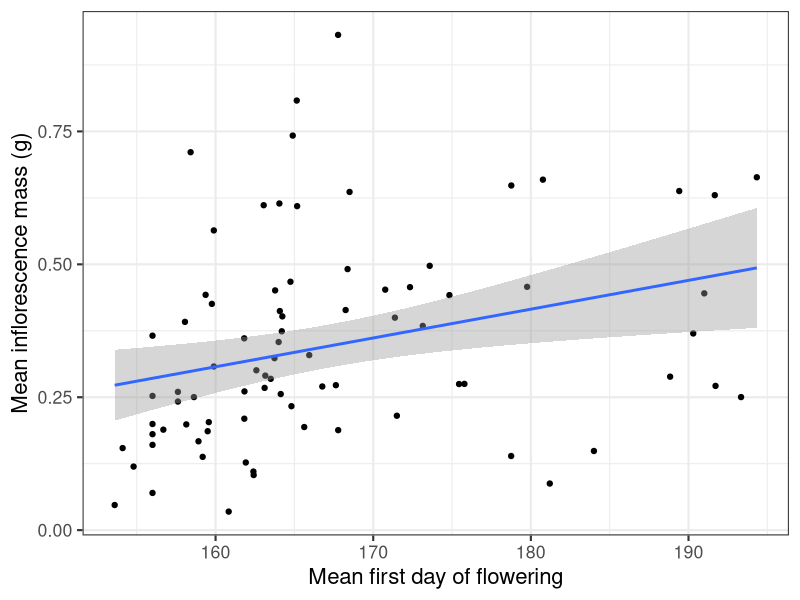
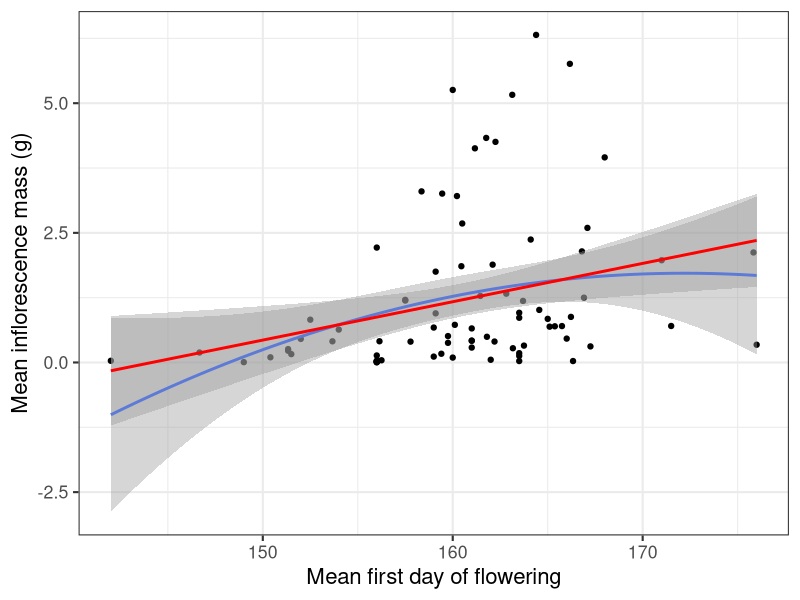
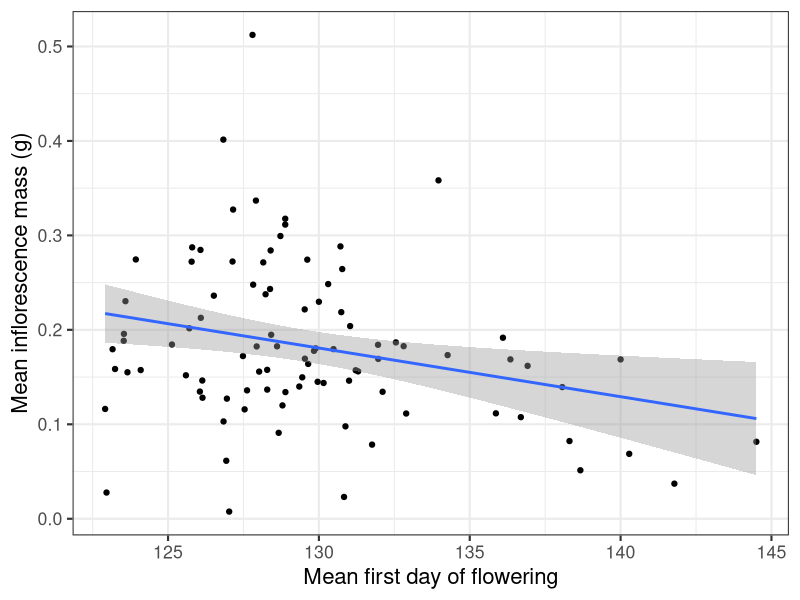

Source code (R) for these figures, in order:
# Load libraries
library(tidyverse); library(lubridate)

# Read in harvest data 
harvest <- read_csv("gardens/rawdata/CG_harvest2023.csv")

# Set all columns to be lowercase
names(harvest) <- tolower(names(harvest))

## Format SS harvest data ####
# Subset to just Sheep Station
harvest %>%
  filter(site == "SheepStation") %>% 
  mutate(site = "SS") -> harvest_ss

# Check x and y coordinates
table(harvest_ss$x)
table(harvest_ss$y)
# Makes sense

# Check block and plot ID
table(harvest_ss$plot) # Currently in cumulative plots
# Need to change these to be block and plot
names(harvest_ss)[which(names(harvest_ss)=="plot")] <- "cum_plot"
# Remove current block column
harvest_ss %>% select(-block) -> harvest_ss
tmp <- data.frame(block=sort(rep(1:10,4)),
                  plot=rep(1:4,10),
                  cum_plot=1:40)
harvest_ss <- merge(harvest_ss, tmp)
harvest_ss %>% select(-cum_plot) -> harvest_ss

# Format dates
harvest_ss %>% 
  mutate(date = ifelse(date == "ND", NA, date),
         date = mdy(date)) -> harvest_ss

# Create action list for notes
# compile notes
tmp <- harvest_ss$notes
tmp[tmp==""] <- NA
tmp <- tmp[!is.na(tmp)]
tmp <- unique(tmp,MARGIN=2)
tmp <- data.frame(notes=tmp,action=NA)
#write.csv(tmp,file=paste0(here("gardens/deriveddata/"),"SS","2023","_harvest_notes.csv"),row.names=F)
# Edited by MLV on 24 April 2024
rm(tmp)

# Bring notes back in and include standardized notes only
notes_ss <- read_csv("gardens/deriveddata/SS2023_harvest_notes.csv")
notes_ss %>% 
  filter(action == action) %>% 
  merge(harvest_ss, all = T) %>% 
  # Select only the columns that we want
  select(site, date, block, plot, density, albedo, x, y, genotype, growout,
         live, v, harvest, tillers, biomass_whole, inflor_mass, note_standard) %>% 
  # Arrange by position
  arrange(block, plot, density, albedo, x, y) %>% 
  # Recode v stage (choose the most advanced stage if multiple v stages
  # recorded)
  mutate(v = case_when(v == "FP_FG" ~ "FP",
                       v == "FG_FP" ~ "FP",
                       v == "FP_FG_BS" ~ "FP",
                       v == "FG_FP_BS" ~ "FP",
                       v == "FG_FB_FP" ~ "FB",
                       v == "BS_FG" ~ "FG",
                       v == "FP_BS" ~ "FP",
                       v == "BS_FG_FP" ~ "FP",
                       v == "FB_FP" ~ "FB",
                       v == "FG_BS" ~ "FG",
                       v == "FB_BS" ~ "FB",
                       v == "FP_FB" ~ "FB",
                       v == "FG_FB" ~ "FB",
                       v == "FG/FP" ~ "FP",
                       v == "FP/FG" ~ "FP",
                       v == "FG_FP_FB" ~ "FB",
                       v == "FB_FG" ~ "FB",
                       v == "FG_FG" ~ "FG",
                       T ~ v)) -> harvest_ss

table(harvest_ss$v)
table(harvest_ss$live)
# There are some observations where the plant is recorded as dead and a v stage
# is recorded (most of these are early v stages)
harvest_ss %>% 
  filter(complete.cases(v) & live == "N") %>% 
  pull(v) %>% table()
# This might show up when we try and match harvest and phenology data

## Matching harvest and phenology data for SS ####

# Read in plant IDs
plantID_ss <- read_csv("gardens/deriveddata/SS2023_plantID.csv")
# Read in phenology data
phen_ss <- read_csv("gardens/deriveddata/SS2023_growthphenology_by_plantID.csv")
# Read in phenology standardized notes
notes_phen_ss <- read_csv("gardens/deriveddata/SS2023_notes.csv")

# Merge together plantIDs and phenology
merge(phen_ss, plantID_ss) %>% 
  # Merge together with notes
  merge(notes_phen_ss, all = T) %>% 
  # Select only columns that we need
  select(plantID, site, year, block, plot, x, y, genotype, growout, jday, live, v, herbivory, frost_heave, note_standard) %>% 
  # Rearrange by location
  arrange(block, plot, x, y) -> ss_clean_phenology

# Get last phenology check for each plant
ss_clean_phenology %>% 
  group_by(block, plot, x, y) %>% 
  slice_max(jday) -> ss_last_phen

# Merge phenology data with harvest data
harvest_ss %>% 
  select(harvest_date = date, block, plot, density, albedo, x, y, genotype,
         growout, live_harvest = live, v_harvest =  v, harvest, tillers, biomass_whole, inflor_mass,
         note_standard_harvest = note_standard) %>% 
  merge(ss_last_phen) -> phen_harvest_ss

# See how well phenology and harvest match up
phen_harvest_ss %>% 
  # If we recorded a weight, then it was definitely harvested
  mutate(harvest = ifelse(is.na(biomass_whole), "N", "Y")) -> phen_harvest_ss

# Check accuracy  
phen_harvest_ss %>% 
  group_by(live, harvest) %>% 
  summarize(n = n())

phen_harvest_ss %>% 
  filter(live == "Y" & harvest == "N") # Most of these are wrong species or early stages

phen_harvest_ss %>% 
  filter(live == "N" & harvest == "Y") # Just seems random


## SS Fitness and flowering time ####
# Merge phenology and harvest data sets to figure out which plants flowered
harvest_ss %>% 
  select(harvest_date = date, block, plot, density, albedo, x, y, genotype,
         growout, live_harvest = live, v_harvest =  v, harvest, tillers, biomass_whole, inflor_mass,
         note_standard_harvest = note_standard) %>% 
  merge(ss_clean_phenology) -> merged_dat 
  
merged_dat %>% 
  filter(v %in% c("FG", "FP", "FB")) %>% 
  group_by(plantID) %>% 
  slice_min(jday) -> plants_flowered_phenology

# Figure out which ones flowered *after* last phenology check
`%notin%` <- Negate(`%in%`)

merged_dat %>% 
  filter(plantID %notin% plants_flowered_phenology$plantID) %>% 
  filter(v_harvest %in% c("FG", "FP", "FB")) %>% 
  group_by(plantID) %>% 
  slice_max(jday) -> plants_flowered_harvest

plants_flowered_phenology %>% 
  select(-v_harvest)

# If first time flowered when harvested, adjust v stage and date
plants_flowered_harvest %>% 
  mutate(jday = yday(harvest_date),
         jday = ifelse(jday < 270, jday, jday-365),
         v = v_harvest) -> plants_flowered_harvest
  
# Bring datasets back together
rbind(plants_flowered_phenology, plants_flowered_harvest) -> all_plants_flowered

# Get plants that did not flower
merged_dat %>% 
  filter(plantID %notin% all_plants_flowered$plantID) %>% 
  group_by(plantID) %>% 
  slice_min(jday) -> all_plants_no_flower

# Get average flowering time of genotypes
all_plants_flowered %>% 
  group_by(genotype) %>% 
  summarize(mean_flower = mean(jday)) %>% 
  ungroup() -> genotype_averages

# Assign plants that didn't flower the average flowering time for genotype
all_plants_no_flower %>% 
  merge(genotype_averages) %>% 
  mutate(jday = mean_flower) %>% 
  # And then assign fitness (inflor_mass) to be 0
  mutate(inflor_mass = 0) -> all_plants_no_flower

# Bring flowered and non-flowered plants back together
rbind(all_plants_flowered, all_plants_no_flower) -> flower_fit

# Write file to save in derived data sets
write_csv(flower_fit, "gardens/deriveddata/SS2023_flower_fit.csv")

# Group by genotype and get average fitness and flowering time
flower_fit %>% 
  group_by(genotype) %>% 
  summarize(jday_avg = mean(jday),
            fitness_avg = mean(inflor_mass)) %>% 
  ggplot(aes(x = jday_avg, fitness_avg)) + 
  geom_point() +
  geom_smooth(method = "lm") +
  theme_bw(base_size = 16) + 
  labs(y = "Mean inflorescence mass (g)",
       x = "Mean first day of flowering")
# Same pattern as we see in 2022, which is good!

## Format Cheyenne harvest data ####
# Subset to just Wildcat
harvest %>%
  filter(site == "Cheyenne") %>% 
  mutate(site = "CH") -> harvest_ch

# Check x and y coordinates
table(harvest_ch$x)
table(harvest_ch$y)
# All good

# Manually add in plot numbers
harvest_ch %>% 
  group_by(albedo, density, block) %>% 
  summarize() %>% 
  ungroup() %>% 
  arrange(block) %>% 
  mutate(plot = rep(1:4, 10)) -> plot_info
merge(harvest_ch %>% select(-plot), plot_info) -> harvest_ch

# Check block and plot ID
table(harvest_ch$plot) # All good

# Format dates
harvest_ch %>% 
  mutate(date = ifelse(date == "UNKNOWN", NA, date),
         date = mdy(date)) -> harvest_ch

# Create action list for notes
# compile notes
tmp <- harvest_ch$notes
tmp[tmp==""] <- NA
tmp <- tmp[!is.na(tmp)]
tmp <- unique(tmp,MARGIN=2)
tmp <- data.frame(notes=tmp,action=NA)
# write.csv(tmp,file=paste0(here("gardens/deriveddata/"),"CH","2023","_harvest_notes.csv"),row.names=F)
# Edited by MLV on 29 April 2024
rm(tmp)

# Bring notes back in and include standardized notes only
notes_ch <- read_csv("gardens/deriveddata/CH2023_harvest_notes.csv")
notes_ch %>% 
  filter(action == "action") %>% 
  merge(harvest_ch, all = T) %>% 
  # Select only the columns that we want
  select(site, date, block, plot, density, albedo, x, y, genotype, growout,
         live, v, harvest, tillers, biomass_whole, inflor_mass, note_standard) %>% 
  # Arrange by position
  arrange(block, plot, density, albedo, x, y) %>% 
  # Recode v stage (choose the most advanced stage if multiple v stages
  # recorded)
  mutate(v = case_when(v == "FB_FG" ~ "FB",
                       v == "FP_FG" ~ "FP",
                       v == "FG_FP_FB" ~ "FB",
                       v == "FG_FB" ~ "FB",
                       v == "FB_FP" ~ "FB",
                       v == "FG_FP" ~ "FP",
                       v == "FP_FB" ~ "FB",
                       v == "FB_FG_FP" ~ "FB",
                       v == "FG_FB_FP" ~ "FB",
                       v == "FP_FG_FB" ~ "FB",
                       v == "FB_FP_FG" ~ "FB",
                       v == "FP_FB_FB" ~ "FB",
                       v == "FP_FB_FG" ~ "FB",
                       v == "FP_BS" ~ "FP",
                       T ~ v)) -> harvest_ch

table(harvest_ch$live)
table(harvest_ch$v)

# Set live plants to be live if a v stage was recorded
harvest_ch$live <- ifelse(harvest_ch$v %in% c("BS", "FG", "FP", "FB"), "Y", "N")

# Read in plant IDs
plantID_ch <- read_csv("gardens/deriveddata/CH2023_plantID.csv")
# Read in phenology data
phen_ch <- read_csv("gardens/deriveddata/CH2023_growthphenology_by_plantID.csv")
# Read in phenology standardized notes
notes_phen_ch <- read_csv("gardens/deriveddata/CH2023_notes_actions.csv")

# Merge together plantIDs and phenology
merge(phen_ch, plantID_ch) %>% 
  # Merge together with notes
  merge(notes_phen_ch, all = T) %>% 
  # Select only columns that we need
  select(plantID, site, year, block, plot, x, y, genotype, jday, live, v, herbivory, frost_heave, notes) %>% 
  # Rearrange by location
  arrange(block, plot, x, y) -> ch_clean_phenology

# Get last phenology check for each plant
ch_clean_phenology %>% 
  filter(live %in% c("N", "Y")) %>% 
  group_by(block, plot, x, y) %>% 
  slice_max(jday) -> ch_last_phen

# Merge phenology data with harvest data
harvest_ch %>% 
  select(harvest_date = date, block, plot, density, albedo, x, y, live_harvest = live,
         v_harvest =  v, harvest, tillers, biomass_whole, inflor_mass,
         note_standard_harvest = note_standard) %>%  
  merge(ch_last_phen) -> phen_harvest_ch

# See how well phenology and harvest match up
phen_harvest_ch %>% 
  # If we recorded a weight, then it was definitely harvested
  mutate(harvest = ifelse(is.na(biomass_whole), "N", "Y")) -> phen_harvest_ch

# Check accuracy  
phen_harvest_ch %>% 
  group_by(live, harvest) %>% 
  summarize(n = n())

## Cheyenne fitness and flowering time ####
# Merge phenology and harvest data sets to figure out which plants flowered
harvest_ch %>% 
  select(harvest_date = date, block, plot, density, albedo, x, y, live_harvest = live, v_harvest =  v, harvest, tillers, biomass_whole, inflor_mass,
         note_standard_harvest = note_standard) %>% 
  merge(ch_clean_phenology) -> merged_dat 

merged_dat %>% 
  filter(v %in% c("FG", "FP", "FB")) %>% 
  group_by(plantID) %>% 
  slice_min(jday) -> plants_flowered_phenology

# Figure out which ones flowered *after* last phenology check
`%notin%` <- Negate(`%in%`)

merged_dat %>% 
  filter(plantID %notin% plants_flowered_phenology$plantID) %>% 
  filter(v_harvest %in% c("FG", "FP", "FB")) %>% 
  group_by(plantID) %>% 
  slice_max(jday) -> plants_flowered_harvest

# If first time flowered when harvested, adjust v stage and date
plants_flowered_harvest %>% 
  mutate(jday = yday(harvest_date),
         jday = ifelse(jday < 270, jday, jday-365),
         v = v_harvest) -> plants_flowered_harvest

# Bring datasets back together
rbind(plants_flowered_phenology, plants_flowered_harvest) -> all_plants_flowered

# Get plants that did not flower
merged_dat %>% 
  filter(plantID %notin% all_plants_flowered$plantID) %>% 
  group_by(plantID) %>% 
  slice_min(jday) -> all_plants_no_flower

# Get average flowering time of genotypes
all_plants_flowered %>% 
  group_by(genotype) %>% 
  summarize(mean_flower = mean(jday)) %>% 
  ungroup() -> genotype_averages

# Assign plants that didn't flower the average flowering time for genotype
all_plants_no_flower %>% 
  merge(genotype_averages) %>% 
  mutate(jday = mean_flower) %>% 
  # And then assign fitness (inflor_mass) to be 0
  mutate(inflor_mass = 0) -> all_plants_no_flower

# Bring flowered and non-flowered plants back together
rbind(all_plants_flowered, all_plants_no_flower) -> flower_fit


# Remove plants with bad notes
# flower_fit %>% 
#   filter(note_standard %notin% c("bad_position", "duplicate", "no_date",
#                                  "physical_damage", "smut", "seed_drop")) -> flower_fit_clean

# Filter so we are only have plants with recorded harvest dates
flower_fit %>% 
  filter(complete.cases(jday)) -> flower_fit

# Replace inflor_mass NA to be 0
flower_fit$inflor_mass <- ifelse(is.na(flower_fit$inflor_mass), 0, flower_fit$inflor_mass)

# Fix outlier point
flower_fit[flower_fit$inflor_mass > 100,"inflor_mass"] <- 4.72

# Write file to save in derived data sets
write_csv(flower_fit, "gardens/deriveddata/CH2023_flower_fit.csv")

# Group by genotype and get average fitness and flowering time
flower_fit %>% 
  group_by(genotype) %>% 
  summarize(jday_avg = mean(jday),
            fitness_avg = mean(inflor_mass)) %>% 
  ggplot(aes(x = jday_avg, fitness_avg)) + 
  geom_point() +
  # Maybe a quadratic fit here?
  geom_smooth(method = "lm", formula = y ~ x + I(x^2)) +
  geom_smooth(method = "lm", color = "red") + 
  theme_bw(base_size = 16) + 
  labs(y = "Mean inflorescence mass (g)",
       x = "Mean first day of flowering")

## Format WI harvest data ####
# Subset to just Wildcat
harvest %>%
  filter(site == "BoiseLow") %>% 
  mutate(site = "WI") -> harvest_wi

# Check x and y coordinates
table(harvest_wi$x)
table(harvest_wi$y)
# Issues here

# Remove plants that do not conform
harvest_wi %>% 
  filter((density == "high" & x %in% 1:9 & y %in% 1:10) | (density == "low" & x %in% 1:18 & y %in% 1:5)) -> harvest_wi

# Check block and plot ID
table(harvest_wi$plot) # plot 5?
harvest_wi[harvest_wi$block == 4 & harvest_wi$density == "low" & harvest_wi$albedo == "white","plot"] <- 2
# Should be plot = 2

# Format dates
harvest_wi %>% 
  mutate(date = ifelse(date %in% c("NO DATE", "no date"), NA, date),
         date = mdy(date)) -> harvest_wi

# Create action list for notes
# compile notes
tmp <- harvest_wi$notes
tmp[tmp==""] <- NA
tmp <- tmp[!is.na(tmp)]
tmp <- unique(tmp,MARGIN=2)
tmp <- data.frame(notes=tmp,action=NA)
# write.csv(tmp,file=paste0(here("gardens/deriveddata/"),"Boise","2023","_harvest_notes.csv"),row.names=F)
# Edited by MLV on 25 April 2024
rm(tmp)

# Bring notes back in and include standardized notes only
notes_wi <- read_csv("gardens/deriveddata/Boise2023_harvest_notes.csv")
notes_wi %>% 
  filter(action == "action") %>% 
  merge(harvest_wi, all = T) %>% 
  # Select only the columns that we want
  select(site, date, block, plot, density, albedo, x, y, genotype, growout,
         live, v, harvest, tillers, biomass_whole, inflor_mass, note_standard) %>% 
  # Arrange by position
  arrange(block, plot, density, albedo, x, y) %>% 
  # Recode v stage (choose the most advanced stage if multiple v stages
  # recorded)
  mutate(v = case_when(v == "FB_FG" ~ "FB",
                       v == "FB_FG_FP" ~ "FB",
                       v == "FB_FP" ~ "FB",
                       v == "FG_BS" ~ "FG",
                       v == "FG_FB" ~ "FB",
                       v == "FG_FP" ~ "FP",
                       v == "FG_FP_FB" ~ "FB",
                       v == "FP_FB" ~ "FB",
                       v == "FP_FG" ~ "FP",
                       v == "FP_FG_FB" ~ "FB",
                       v == "UNK" ~ NA,
                       T ~ v)) -> harvest_wi

table(harvest_wi$live)

# Set live plants to be live if a v stage was recorded
harvest_wi$live <- ifelse(harvest_wi$v %in% c("BS", "FG", "FP", "FB"), "Y", "N")

## Bring in phenology WI ####
# Read in plant IDs
plantID_wi <- read_csv("gardens/deriveddata/Boise2023_plantID.csv")
# Read in phenology data
phen_wi <- read_csv("gardens/deriveddata/Boise2023_growthphenology_by_plantID.csv")
# Read in phenology standardized notes
notes_phen_wi <- read_csv("gardens/deriveddata/Boise2023_notes_actions.csv")

# Merge together plantIDs and phenology
merge(phen_wi, plantID_wi) %>% 
  # Merge together with notes
  merge(notes_phen_wi, all = T) %>% 
  # Select only columns that we need
  select(plantID, site, year, block, plot, x, y, genotype, jday, live, v, herbivory, frost_heave, note_standard) %>% 
  # Rearrange by location
  arrange(block, plot, x, y) -> wi_clean_phenology

## WI Fitness and flowering time ####
# Merge phenology and harvest data sets to figure out which plants flowered
harvest_wi %>% 
  select(harvest_date = date, block, plot, density, albedo, x, y, live_harvest = live, v_harvest =  v, harvest, tillers, biomass_whole, inflor_mass,
         note_standard_harvest = note_standard) %>% 
  merge(wi_clean_phenology) -> merged_dat 

merged_dat %>% 
  filter(v %in% c("FG", "FP", "FB")) %>% 
  group_by(plantID) %>% 
  slice_min(jday) -> plants_flowered_phenology

# Figure out which ones flowered *after* last phenology check
`%notin%` <- Negate(`%in%`)

merged_dat %>% 
  filter(plantID %notin% plants_flowered_phenology$plantID) %>% 
  filter(v_harvest %in% c("FG", "FP", "FB")) %>% 
  group_by(plantID) %>% 
  slice_max(jday) -> plants_flowered_harvest

# If first time flowered when harvested, adjust v stage and date
plants_flowered_harvest %>% 
  mutate(jday = yday(harvest_date),
         jday = ifelse(jday < 270, jday, jday-365),
         v = v_harvest) -> plants_flowered_harvest

# Bring datasets back together
rbind(plants_flowered_phenology, plants_flowered_harvest) -> all_plants_flowered

# Get plants that did not flower
merged_dat %>% 
  filter(plantID %notin% all_plants_flowered$plantID) %>% 
  group_by(plantID) %>% 
  slice_min(jday) -> all_plants_no_flower

# Get average flowering time of genotypes
all_plants_flowered %>% 
  group_by(genotype) %>% 
  summarize(mean_flower = mean(jday)) %>% 
  ungroup() -> genotype_averages

# Assign plants that didn't flower the average flowering time for genotype
all_plants_no_flower %>% 
  merge(genotype_averages) %>% 
  mutate(jday = mean_flower) %>% 
  # And then assign fitness (inflor_mass) to be 0
  mutate(inflor_mass = 0) -> all_plants_no_flower

# Bring flowered and non-flowered plants back together
rbind(all_plants_flowered, all_plants_no_flower) -> flower_fit

# Remove plants with bad notes
flower_fit %>% 
  filter(note_standard %notin% c("bad_position", "duplicate", "no_date",
                                 "physical_damage", "smut", "seed_drop")) -> flower_fit_clean

# Filter so we are only have plants with recorded harvest dates
flower_fit_clean %>% 
  filter(complete.cases(jday)) -> flower_fit_clean

# Replace inflor_mass NA to be 0
flower_fit_clean$inflor_mass <- ifelse(is.na(flower_fit_clean$inflor_mass), 0, flower_fit_clean$inflor_mass)

# Write csv of flower fitness data
write_csv(flower_fit_clean, "gardens/deriveddata/Boise2023_flower_fit.csv")

# Group by genotype and get average fitness and flowering time
flower_fit_clean %>% 
  group_by(genotype) %>% 
  summarize(jday_avg = mean(jday),
            fitness_avg = mean(inflor_mass)) %>% 
  ggplot(aes(x = jday_avg, fitness_avg)) + 
  geom_point() +
  geom_smooth(method = "lm") +
  theme_bw(base_size = 16) + 
  labs(y = "Mean inflorescence mass (g)",
       x = "Mean first day of flowering")
# Same pattern as we see in 2022, which is good!

